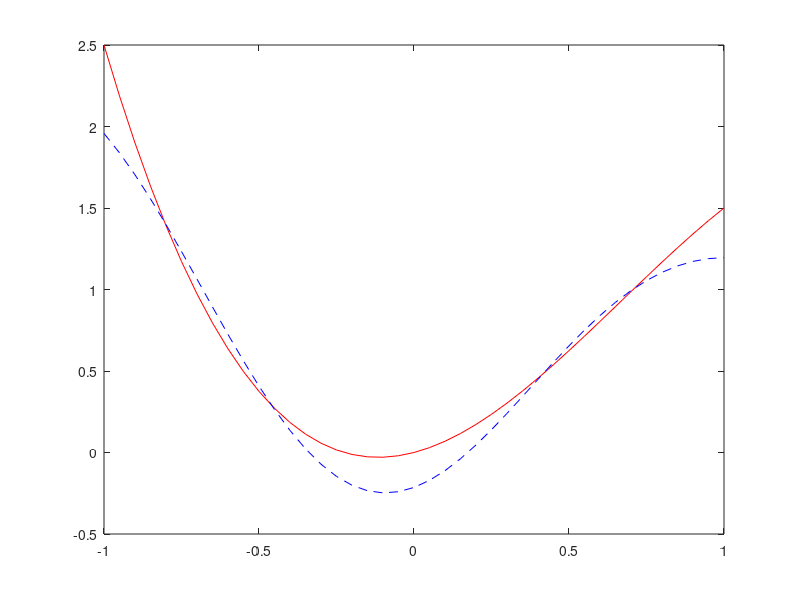

The MATLAB script that drew this image:
% RBF Networks
% ITEC560 Introduction to Neural Networks
% Example 2
% Function Approximation (delta rule)

clear;

% Network Paramaters

ni=1;               % # of input neurons
nh=9;               % # of hidden neurons
no=1;               % # of output neurons
ns=21;              % # of samples
m=0.1;              % learning rate
maxep=10000;          % Maximum Epoch

% Desired error tolerance
er=1e-2;

% Weights of the first layer - centers of the RBF's
w1=-0.8:0.2:0.8;

% Check if leng of w1 matches with number of hidden units
if nh~=length(w1),
    disp(['Number of units in the hidden layer (', num2str(nh), ...
         ') must be equal to the number of weights (', num2str(length(w1)), ...
         ') in the first layer.']);
     return;
end;

% Initial weights for the output layer between -1 & 1
w2=2*rand(1,nh)-1;

% ep_er is for testing if any error has accured in any epoch
ep_er=1; 

% Epoch number
n=0;


while  (ep_er>0 & n<maxep),
    
     n=n+1;
     ep_er=0;
     erav=0;    % Average error
     
    % Generate ns random values between -1 and 1
    x=(2*rand(1,ns)-1);
    
    % Calculate the corresponding desired outputs;
    d=0.5*x+2*x.^2-x.^3;

    % Weigth Update With Delta Rule
    
    for j=1:ns,
             
    % Calculate the outputs of the RB Functions
    q=exp(-(x(j)-w1).^2);   
    
    % Calculate the RBF output
    y=w2*q';
    
    % Calculate the error
    del=d(j)-y;
    
    % New Weights 
    w2=w2+m*del*q;
    
    % Check if error is less than the tolerance
          if abs(del)>er,
            ep_er=ep_er+1;
            erav=erav+abs(del);
          end;
  
    end;
    
    % At the end of each epoch check if all errors are
    % less than the error tolarance
    if ep_er==0,
        disp(['Function is approximated in ', num2str(n), ' epochs.']);
        disp(['The average error is the last epoch is ', num2str(erav/ns), '.']);
    elseif n==maxep,
         disp(['At the end of ', num2str(n), ' epochs.']);
         disp(['The average error in the last epoch is ', num2str(erav/ns), '.']);
    end;
        
end;


% Plot the exact and approximated function together

t=-1:1/20:1;              % time period
ge=0.5*t+2*t.^2-t.^3;     % exact fucntion

% Approximation of RBF network

for j=1:length(t),
    q=exp(-(t(j)-w1).^2);
    ga(j)=w2*q';
end;
    
% Plot functions

plot(t,ge,'r', t, ga,'b--');

% Calculate the estimation error

erplt=sum(abs(ge-ga))/length(t);
disp(['Average error between the original function and it''s approximation is : ', num2str(erplt)]);

